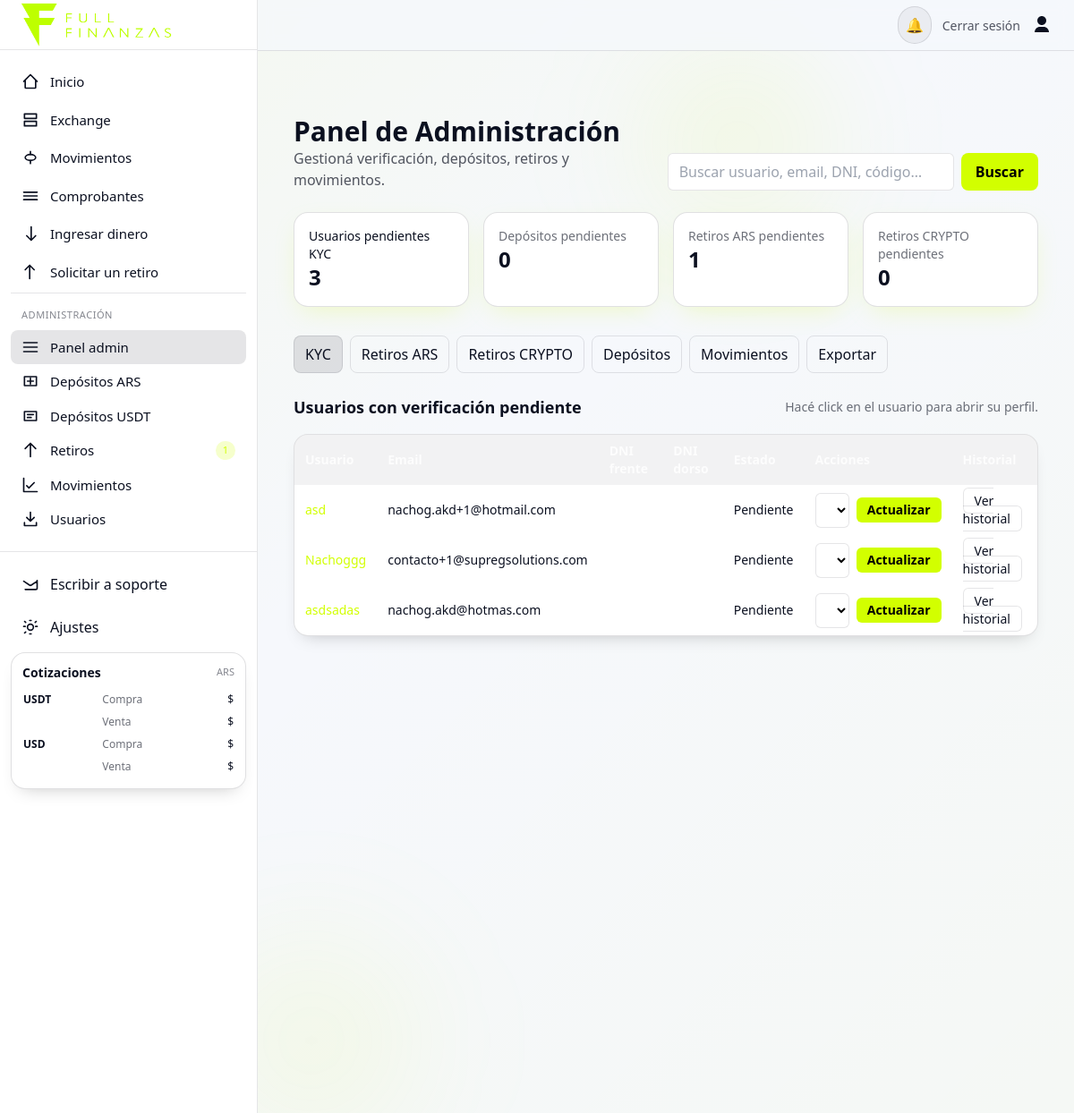
/admin-dashboard/ (signed in), run on the app's committed database.
### usuarios/models.py (models this page shows, shortened)
class Usuario(AbstractUser):
    dni_frente = models.ImageField(upload_to='documentos/', null=True, blank=True)
    dni_dorso  = models.ImageField(upload_to='documentos/', null=True, blank=True)
    estado_verificacion = models.CharField(
        max_length=20,
        choices=[('pendiente','Pendiente'),('aprobado','Aprobado'),('rechazado','Rechazado')],
        default='pendiente'
    )
    saldo_ars  = models.DecimalField(max_digits=20, decimal_places=2, default=0)
    saldo_usdt = models.DecimalField(max_digits=20, decimal_places=2, default=0)
    saldo_usd  = models.DecimalField(max_digits=20, decimal_places=2, default=0)
    doc_tipo = models.CharField(max_length=8, default='DNI')
    doc_nro  = models.CharField(max_length=32, blank=True)
    persona_tipo     = models.CharField(max_length=10, choices=PERSONA_TIPO, default="FISICA")
    estado_civil     = models.CharField(max_length=20, choices=ESTADO_CIVIL, blank=True)
    sexo             = models.CharField(max_length=10, choices=SEXO_CHOICES, blank=True)
    nacionalidad     = models.CharField(max_length=32, blank=True)
    fecha_nacimiento = models.DateField(null=True, blank=True)
    lugar_nacimiento = models.CharField(max_length=128, blank=True)
    pais          = models.ForeignKey(Pais, null=True, blank=True, on_delete=models.SET_NULL, related_name="usuarios")
    provincia     = models.ForeignKey(Provincia, null=True, blank=True, on_delete=models.SET_NULL, related_name="usuarios")
    localidad     = models.ForeignKey(Localidad, null=True, blank=True, on_delete=models.SET_NULL, related_name="usuarios")
    codigo_postal = models.CharField(max_length=16, blank=True)
    calle         = models.CharField(max_length=128, blank=True)
    numero_calle  = models.CharField(max_length=16, blank=True)
    piso          = models.CharField(max_length=16, blank=True)
    depto         = models.CharField(max_length=16, blank=True)
    domicilio = models.CharField(max_length=255, blank=True)
    telefono  = models.CharField(max_length=32, blank=True)
    tyc_aceptado    = models.BooleanField(default=False)
    tyc_version     = models.CharField(max_length=20, blank=True)
    tyc_aceptado_en = models.DateTimeField(null=True, blank=True)

### usuarios/views.py (the view, shortened to what this page needs)
# urls.py: path('admin-dashboard/', panel_admin, name='panel_admin'),
@login_required
@user_passes_test(es_admin)
def panel_admin(request):
    q = (request.GET.get('q') or '').strip()
    usuarios_qs   = Usuario.objects.all()
    depositos_qs  = DepositoARS.objects.all()
    retiros_qs    = RetiroARS.objects.all()
    rcrypto_qs    = RetiroCrypto.objects.all()
    movs_qs       = Movimiento.objects.select_related('usuario').order_by('-fecha')[:200]
    kpi_pendientes_kyc      = usuarios_qs.filter(estado_verificacion__iexact='pendiente').count()
    kpi_depositos_pend      = depositos_qs.filter(estado__iexact='pendiente').count()
    kpi_retiros_ars_pend    = retiros_qs.filter(estado__in=['pendiente','aprobado']).count()  # si “aprobado” aún no enviado
    kpi_retiros_crypto_pend = rcrypto_qs.filter(estado__iexact='pendiente').count()
    context = {
        'usuarios': usuarios_qs,
        'depositos': depositos_qs,
        'retiros': retiros_qs,
        'retiros_crypto': rcrypto_qs,
        'movimientos': movs_qs,
        'kpi_pendientes_kyc': kpi_pendientes_kyc,
        'kpi_depositos_pend': kpi_depositos_pend,
        'kpi_retiros_ars_pend': kpi_retiros_ars_pend,
        'kpi_retiros_crypto_pend': kpi_retiros_crypto_pend,
    }
    return render(request, 'usuarios/panel_admin.html', context)

### usuarios/views.py (called while the page is built)
def es_admin(user):
    return user.is_superuser or user.is_staff

### usuarios/templates/usuarios/panel_admin.html (shortened to what this page needs)
{% extends "base.html" %}
{% block content %}
<section class="max-w-7xl mx-auto px-4 py-8">
  <header class="mb-6 flex flex-col gap-4 md:flex-row md:items-end md:justify-between">
    <div>
      <h1 class="text-2xl sm:text-3xl font-extrabold">Panel de Administración</h1>
      <p class="text-white/70">Gestioná verificación, depósitos, retiros y movimientos.</p>
    </div>
    <form method="get" action="" class="w-full md:w-auto">
      <div class="flex gap-2">
        <input name="q" value="{{ request.GET.q }}" placeholder="Buscar usuario, email, DNI, código…"
               class="w-full md:w-80 rounded-lg border border-white/10 bg-white text-black px-3 py-2 focus:outline-none focus:ring-2 focus:ring-neon"/>
        <button class="rounded-lg bg-neon text-black font-semibold px-4 py-2">Buscar</button>
      </div>
    </form>
  </header>
  <div class="grid gap-4 sm:grid-cols-2 lg:grid-cols-4 mb-8">
    <div class="card p-4 shadow-soft">
      <p class=" text-sm">Usuarios pendientes KYC</p>
      <p class="text-2xl font-bold">{{ kpi_pendientes_kyc|default:"0" }}</p>
    </div>
    <div class="card p-4 shadow-soft">
      <p class="text-white/60 text-sm">Depósitos pendientes</p>
      <p class="text-2xl font-bold">{{ kpi_depositos_pend|default:"0" }}</p>
    </div>
    <div class="card p-4 shadow-soft">
      <p class="text-white/60 text-sm">Retiros ARS pendientes</p>
      <p class="text-2xl font-bold">{{ kpi_retiros_ars_pend|default:"0" }}</p>
    </div>
    <div class="card p-4 shadow-soft">
      <p class="text-white/60 text-sm">Retiros CRYPTO pendientes</p>
      <p class="text-2xl font-bold">{{ kpi_retiros_crypto_pend|default:"0" }}</p>
    </div>
  </div>
  <div class="mb-6 flex flex-wrap gap-2">
    <a href="#kyc" class="tab-btn rounded-lg border border-white/10 px-3 py-2 hover:bg-white/5" data-tab="kyc">KYC</a>
    <a href="#retiros" class="tab-btn rounded-lg border border-white/10 px-3 py-2 hover:bg-white/5" data-tab="retiros">Retiros ARS</a>
    <a href="#retiros-crypto" class="tab-btn rounded-lg border border-white/10 px-3 py-2 hover:bg-white/5" data-tab="retiros-crypto">Retiros CRYPTO</a>
    <a href="#depositos" class="tab-btn rounded-lg border border-white/10 px-3 py-2 hover:bg-white/5" data-tab="depositos">Depósitos</a>
    <a href="#movs" class="tab-btn rounded-lg border border-white/10 px-3 py-2 hover:bg-white/5" data-tab="movs">Movimientos</a>
    <a href="#export" class="tab-btn rounded-lg border border-white/10 px-3 py-2 hover:bg-white/5" data-tab="export">Exportar</a>
  </div>
  <section id="panel-kyc" data-panel="kyc" class="space-y-4">
    <div class="flex items-center justify-between">
      <h2 class="text-lg font-semibold">Usuarios con verificación pendiente</h2>
      <p class="text-sm text-white/60">Hacé click en el usuario para abrir su perfil.</p>
    </div>
    <div class="overflow-x-auto card p-0">
      <table class="w-full text-sm">
        <thead class="bg-white/5 text-white/80">
          <tr>
            <th class="px-3 py-2 text-left">Usuario</th>
            <th class="px-3 py-2 text-left">Email</th>
            <th class="px-3 py-2 text-left">DNI frente</th>
            <th class="px-3 py-2 text-left">DNI dorso</th>
            <th class="px-3 py-2 text-left">Estado</th>
            <th class="px-3 py-2 text-left">Acciones</th>
            <th class="px-3 py-2 text-left">Historial</th>
          </tr>
        </thead>
        <tbody>
          {% for u in usuarios %}
            {% if u.estado_verificacion != 'aprobado' %}
            <tr class="hover:bg-white/5">
              <td class="px-3 py-2">
                <a class="text-neon hover:underline" href="{% url 'admin_usuario_perfil' u.id %}">{{ u.username }}</a>
              </td>
              <td class="px-3 py-2">{{ u.email }}</td>
              <td class="px-3 py-2">
                {% if u.dni_frente %}
                  <button type="button" class="thumb-btn underline text-white/80 hover:text-neon"
                          data-img="{{ u.dni_frente.url }}">Ver</button>
                {% else %}<span class="text-white/40">—</span>{% endif %}
              </td>
              <td class="px-3 py-2">
                {% if u.dni_dorso %}
                  <button type="button" class="thumb-btn underline text-white/80 hover:text-neon"
                          data-img="{{ u.dni_dorso.url }}">Ver</button>
                {% else %}<span class="text-white/40">—</span>{% endif %}
              </td>
              <td class="px-3 py-2 capitalize">{{ u.estado_verificacion }}</td>
              <td class="px-3 py-2">
                <form method="post" action="{% url 'cambiar_estado_verificacion' u.id %}" class="flex items-center gap-2">
                  <select name="estado"
                          class="rounded-md border border-white/10 bg-white text-black px-2 py-1 focus:outline-none focus:ring-2 focus:ring-neon">
                    <option value="pendiente" {% if u.estado_verificacion == 'pendiente' %}selected{% endif %}>Pendiente</option>
                  </select>
                  <button class="rounded-md bg-neon text-black px-3 py-1 font-semibold">Actualizar</button>
                </form>
              </td>
              <td class="px-3 py-2">
                <a class="rounded-md border border-white/10 px-3 py-1 hover:bg-white/5"
                   href="{% url 'historial_usuario' u.id %}">Ver historial</a>
              </td>
            </tr>
            {% endif %}
          {% empty %}
            <tr><td colspan="7" class="px-3 py-4 text-white/60 text-center">Sin pendientes.</td></tr>
          {% endfor %}
        </tbody>
      </table>
    </div>
  </section>
</section>
{% endblock %}

### usuarios/templates/base.html (style rules this page uses)
:root { --bg: #f6f8fc; --fg: #0B1020; --muted: #475569; --card: #ffffff; --ring: #D2FF00; --border: rgba(2,6,23,.12); --tint-5: rgba(2,6,23,.05); --tint-10: rgba(2,6,23,.10); --input-bg:#ffffff; --input-text:#0b1020; --input-border:rgba(2,6,23,0.18); --input-placeholder:#6b7280; }
html { font-family:Inter,ui-sans-serif,system-ui,-apple-system,Segoe UI,Roboto,Helvetica,Arial,"Apple Color Emoji","Segoe UI Emoji"; }
body { background:var(--bg); color:var(--fg); }
.card { background:var(--card); border:1px solid var(--border); border-radius:1rem; box-shadow:0 10px 20px -12px rgba(0,0,0,.25); }
.text-white { color: var(--fg)!important; }
.text-white\/70 { color: color-mix(in oklab, var(--fg) 70%, transparent)!important; }
.text-white\/60 { color: color-mix(in oklab, var(--fg) 60%, transparent)!important; }
.bg-white\/5 { background-color: var(--tint-5)!important; }
.bg-white\/10 { background-color: var(--tint-10)!important; }
.border-white\/10 { border-color: var(--tint-10)!important; }

### data on the page
Usuario: username "asd", email "nachog.akd+1@hotmail.com", estado_verificacion "Pendiente", estado "Pendiente"
Usuario: username "Nachoggg", email "contacto+1@supregsolutions.com", estado_verificacion "Pendiente", estado "Pendiente"
Usuario: username "asdsadas", email "nachog.akd@hotmas.com", estado_verificacion "Pendiente", estado "Pendiente"

### other printed values
{{ kpi_retiros_ars_pend|default:0|add:kpi_retiros_crypto_pend|default:0 }} "1"
{{ kpi_pendientes_kyc|default:"0" }} "3"
{{ kpi_depositos_pend|default:"0" }} "0"
{{ kpi_retiros_ars_pend|default:"0" }} "1"
{{ kpi_retiros_crypto_pend|default:"0" }} "0"
